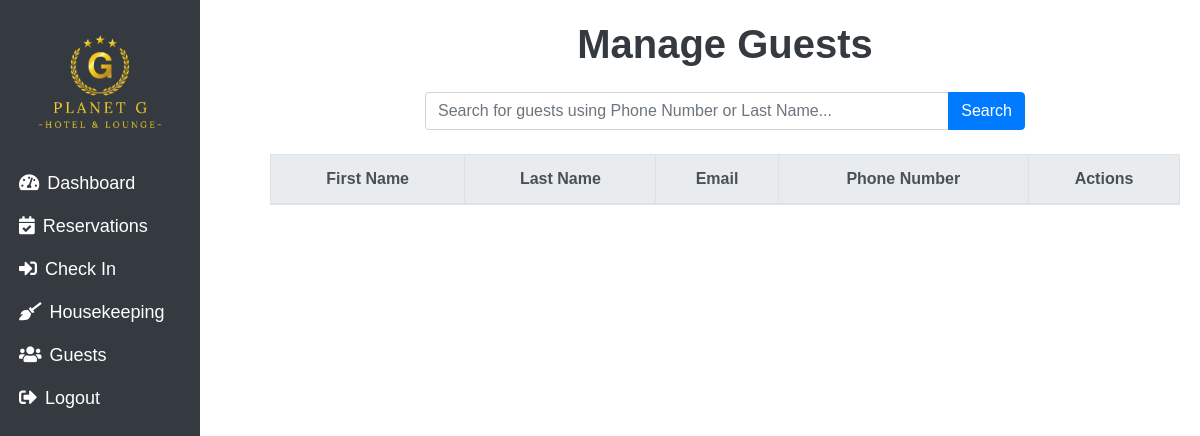
Page /guests on the earlier database version.
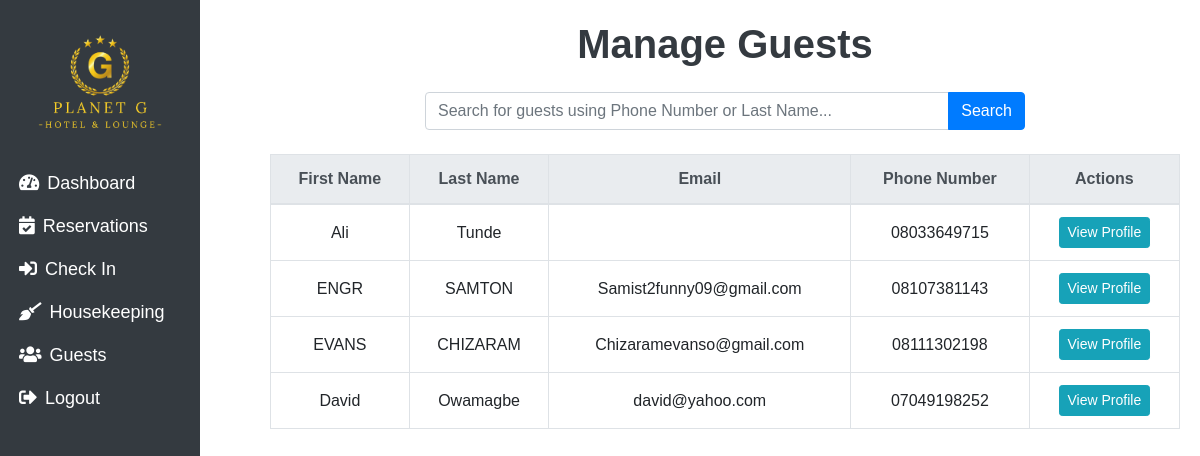
Same page on the later database version.
### main.py (models this page shows)
class Guest(db.Model):
    id = db.Column(db.Integer, primary_key=True)
    first_name = db.Column(db.String(100), nullable=False)
    last_name = db.Column(db.String(100), nullable=False)
    phone_number = db.Column(db.String(20), nullable=False, unique=True)  # Ensure phone number is unique
    email = db.Column(db.String(120), nullable=False, unique=True)  # Email remains unique
    address = db.Column(db.String(200), nullable=False)
    id_type = db.Column(db.String(50), nullable=True)
    id_number = db.Column(db.String(50), nullable=True)
    bookings = db.relationship('Booking', backref='guest', lazy=True)

### main.py (the view)
@app.route('/guests', methods=['GET'])
def manage_guests():
    search_query = request.args.get('search', '').strip()
    if search_query:
        guests = Guest.query.filter(
            (Guest.first_name.ilike(f"%{search_query}%")) |
            (Guest.last_name.ilike(f"%{search_query}%")) |
            (Guest.email.ilike(f"%{search_query}%")) |
            (Guest.phone_number.ilike(f"%{search_query}%"))
        ).all()
    else:
        guests = Guest.query.all()
    return render_template('manage_guests.html', guests=guests, search_query=search_query)

### templates/manage_guests.html (shortened to what this page needs)
<!DOCTYPE html>
<html lang="en">
<head>
    <link rel="stylesheet" href="https://stackpath.bootstrapcdn.com/bootstrap/4.5.2/css/bootstrap.min.css">
    <link rel="stylesheet" href="/static/css/rooms.css" />
    <link rel="stylesheet" href="/static/css/dashboard.css" />
    <link href="https://cdnjs.cloudflare.com/ajax/libs/font-awesome/5.15.4/css/all.min.css" rel="stylesheet">
</head>
<body>
<div class="col-md-2 col-sm-4 bg-dark text-white vh-100 p-1 sidebar">
    <div class="text-center">
        <img src="/static/assets/images/planetgelimgbulogo.png" alt="Hotel Logo" class="img-fluid mb-2" style="width: 150px;">
    </div>
    <nav class="nav flex-column">
        <a class="nav-link text-white py-2" href="/dashboard">
            <i class="fas fa-tachometer-alt mr-2"></i>Dashboard
        </a>
        <a class="nav-link text-white py-2" href="/reservations">
            <i class="fas fa-calendar-check mr-2"></i>Reservations
        </a>
        <a class="nav-link text-white py-2" href="/bookings">
            <i class="fas fa-sign-in-alt mr-2"></i>Check In
        </a>
        <a class="nav-link text-white py-2" href="/housekeeping">
            <i class="fas fa-broom mr-2"></i>Housekeeping
        </a>
        <a class="nav-link text-white py-2" href="/guests">
            <i class="fas fa-users mr-2"></i>Guests
        </a>
        <a class="nav-link text-white py-2" href="/logout">
            <i class="fas fa-sign-out-alt mr-2"></i>Logout
        </a>
    </nav>
</div>
    <div class="content">
        <h1 class="text-center">Manage Guests</h1>
        <form method="GET" action="{{ url_for('manage_guests') }}" class="search-bar">
            <div class="input-group">
                <input type="text" name="search" class="form-control" placeholder="Search for guests using Phone Number or Last Name..." value="{{ search_query }}">
                <div class="input-group-append">
                    <button class="btn btn-primary" type="submit">Search</button>
                </div>
            </div>
        </form>
        <div class="table-responsive">
            <table class="table table-bordered table-hover">
                <thead class="thead-light">
                    <tr>
                        <th>First Name</th>
                        <th>Last Name</th>
                        <th>Email</th>
                        <th>Phone Number</th>
                        <th>Actions</th>
                    </tr>
                </thead>
                <tbody>
                    {% for guest in guests %}
                    <tr>
                        <td>{{ guest.first_name }}</td>
                        <td>{{ guest.last_name }}</td>
                        <td>{{ guest.email }}</td>
                        <td>{{ guest.phone_number }}</td>
                        <td>
                            <a href="{{ url_for('view_guest_profile', guest_id=guest.id) }}" class="btn btn-info btn-sm">View Profile</a>
                        </td>
                    </tr>
                    {% endfor %}
                </tbody>
            </table>
        </div>
    </div>
</body>
</html>

### static/css/rooms.css (style rules this page uses)
.table th, .table td { text-align: center; }

### static/css/dashboard.css (style rules this page uses)
body { font-family: 'Arial', sans-serif; display: flex; height: 100vh; margin: 0; }
.sidebar { width: 250px; height: 100vh; background-color: #343a40; color: white; position: fixed; top: 0; left: 0; display: flex; flex-direction: column; padding-top: 20px; overflow-y: auto; }
.sidebar a { color: white; padding: 15px; text-decoration: none; font-size: 18px; display: block; transition: background 0.3s; }
.content { margin-left: 250px; padding: 20px; width: calc(100% - 250px); }
table { width: 100%; border-collapse: collapse; }
th, td { border: 1px solid #ddd; padding: 8px; }
th { background-color: #f2f2f2; }

### templates/manage_guests.html (style rules this page uses)
h1 { margin-bottom: 1.5rem; font-weight: 600; color: #343a40; }
.table th, .table td { text-align: center; vertical-align: middle; }
.search-bar { margin-bottom: 1.5rem; }
.search-bar .input-group { max-width: 600px; margin: auto; }
.btn-info { background-color: #17a2b8; border-color: #17a2b8; }
.table th { background-color: #f8f9fa; }

Differences in the rows shown:
added Guest: first_name "Ali", last_name "Tunde", phone_number "08033649715"
added Guest: first_name "ENGR", last_name "SAMTON", email "Samist2funny09@gmail.com", phone_number "08107381143"
added Guest: first_name "EVANS", last_name "CHIZARAM", email "Chizaramevanso@gmail.com", phone_number "08111302198"
added Guest: first_name "David", last_name "Owamagbe", email "david@yahoo.com", phone_number "07049198252"
